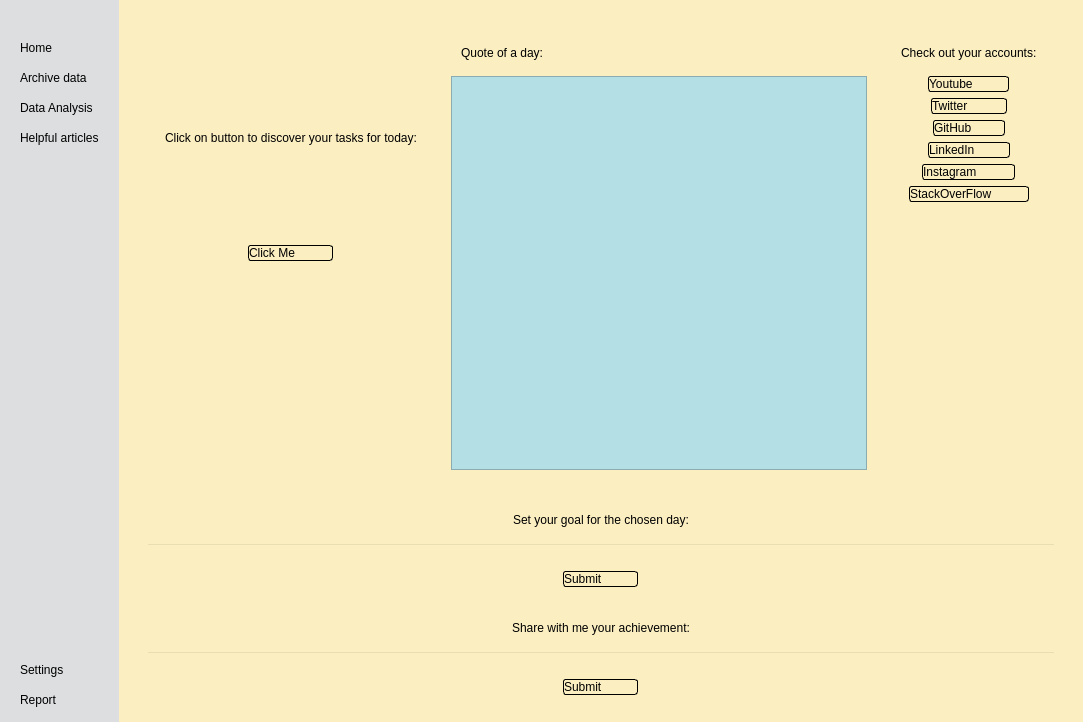
<?xml version="1.0" encoding="UTF-8"?>
<ui version="4.0">
 <class>MainWindow</class>
 <widget class="QMainWindow" name="MainWindow">
  <property name="geometry">
   <rect>
    <x>0</x>
    <y>0</y>
    <width>1083</width>
    <height>722</height>
   </rect>
  </property>
  <property name="sizePolicy">
   <sizepolicy hsizetype="Preferred" vsizetype="Preferred">
    <horstretch>0</horstretch>
    <verstretch>0</verstretch>
   </sizepolicy>
  </property>
  <property name="baseSize">
   <size>
    <width>0</width>
    <height>0</height>
   </size>
  </property>
  <property name="windowTitle">
   <string>MainWindow</string>
  </property>
  <property name="styleSheet">
   <string notr="true">*
{
	background-color: transparent;
}

#centralwidget
{
	background-color: #FBEEC1;
}

#leftMenuContainer
{
	background-color: #DCDEDF;
}

#leftSubContainer QPushButton
{
	text-align: left;
	padding: 5px 10px;
	border-top-left-radius: 10 px;
	border-bottom-left-radius: 10 px;
}

#quoteTextBrow
{
	background-color: #B4DFE5;
}

#mainSubContainer QPushButton
{
	border: 1px solid;
	border-radius: 3px;
	text-align: left;
}
</string>
  </property>
  <widget class="QWidget" name="centralwidget">
   <layout class="QHBoxLayout" name="horizontalLayout">
    <property name="spacing">
     <number>0</number>
    </property>
    <property name="leftMargin">
     <number>0</number>
    </property>
    <property name="topMargin">
     <number>0</number>
    </property>
    <property name="rightMargin">
     <number>0</number>
    </property>
    <property name="bottomMargin">
     <number>0</number>
    </property>
    <item alignment="Qt::AlignLeft">
     <widget class="QWidget" name="leftMenuContainer" native="true">
      <layout class="QVBoxLayout" name="verticalLayout">
       <property name="spacing">
        <number>0</number>
       </property>
       <property name="leftMargin">
        <number>0</number>
       </property>
       <property name="topMargin">
        <number>0</number>
       </property>
       <property name="rightMargin">
        <number>0</number>
       </property>
       <property name="bottomMargin">
        <number>0</number>
       </property>
       <item alignment="Qt::AlignLeft">
        <widget class="QWidget" name="leftSubContainer" native="true">
         <property name="sizePolicy">
          <sizepolicy hsizetype="Preferred" vsizetype="Preferred">
           <horstretch>0</horstretch>
           <verstretch>0</verstretch>
          </sizepolicy>
         </property>
         <layout class="QVBoxLayout" name="verticalLayout_4">
          <property name="spacing">
           <number>0</number>
          </property>
          <property name="leftMargin">
           <number>0</number>
          </property>
          <property name="topMargin">
           <number>0</number>
          </property>
          <property name="rightMargin">
           <number>0</number>
          </property>
          <property name="bottomMargin">
           <number>0</number>
          </property>
          <item alignment="Qt::AlignTop">
           <widget class="QFrame" name="leftTopFrame">
            <property name="frameShape">
             <enum>QFrame::StyledPanel</enum>
            </property>
            <property name="frameShadow">
             <enum>QFrame::Raised</enum>
            </property>
            <layout class="QHBoxLayout" name="horizontalLayout_2">
             <property name="spacing">
              <number>0</number>
             </property>
             <property name="leftMargin">
              <number>0</number>
             </property>
             <property name="topMargin">
              <number>0</number>
             </property>
             <property name="rightMargin">
              <number>0</number>
             </property>
             <property name="bottomMargin">
              <number>0</number>
             </property>
             <item>
              <widget class="QPushButton" name="menuBtn">
               <property name="toolTip">
                <string>Menu</string>
               </property>
               <property name="text">
                <string/>
               </property>
               <property name="icon">
                <iconset resource="resources.qrc">
                 <normaloff>:/icons/icons/6498732_application_list_menu_mobile_smartphone_icon.png</normaloff>:/icons/icons/6498732_application_list_menu_mobile_smartphone_icon.png</iconset>
               </property>
               <property name="iconSize">
                <size>
                 <width>24</width>
                 <height>24</height>
                </size>
               </property>
              </widget>
             </item>
            </layout>
           </widget>
          </item>
          <item alignment="Qt::AlignTop">
           <widget class="QFrame" name="leftCentralFrame">
            <property name="sizePolicy">
             <sizepolicy hsizetype="Preferred" vsizetype="Expanding">
              <horstretch>0</horstretch>
              <verstretch>0</verstretch>
             </sizepolicy>
            </property>
            <property name="frameShape">
             <enum>QFrame::StyledPanel</enum>
            </property>
            <property name="frameShadow">
             <enum>QFrame::Raised</enum>
            </property>
            <layout class="QVBoxLayout" name="verticalLayout_2">
             <item>
              <widget class="QPushButton" name="homeBtn">
               <property name="toolTip">
                <string>Home</string>
               </property>
               <property name="text">
                <string>Home</string>
               </property>
               <property name="icon">
                <iconset resource="resources.qrc">
                 <normaloff>:/icons/icons/icons8-home-64.png</normaloff>:/icons/icons/icons8-home-64.png</iconset>
               </property>
               <property name="iconSize">
                <size>
                 <width>24</width>
                 <height>24</height>
                </size>
               </property>
              </widget>
             </item>
             <item>
              <widget class="QPushButton" name="archiveBtn">
               <property name="toolTip">
                <string>Archive</string>
               </property>
               <property name="text">
                <string>Archive data</string>
               </property>
               <property name="icon">
                <iconset resource="resources.qrc">
                 <normaloff>:/icons/icons/icons8-news-64.png</normaloff>:/icons/icons/icons8-news-64.png</iconset>
               </property>
               <property name="iconSize">
                <size>
                 <width>24</width>
                 <height>24</height>
                </size>
               </property>
              </widget>
             </item>
             <item>
              <widget class="QPushButton" name="dataAnalysisBtn">
               <property name="toolTip">
                <string>Data Analysis</string>
               </property>
               <property name="text">
                <string>Data Analysis</string>
               </property>
               <property name="icon">
                <iconset resource="resources.qrc">
                 <normaloff>:/icons/icons/7549001_user_interface_graph_chart_business_icon.png</normaloff>:/icons/icons/7549001_user_interface_graph_chart_business_icon.png</iconset>
               </property>
               <property name="iconSize">
                <size>
                 <width>24</width>
                 <height>24</height>
                </size>
               </property>
              </widget>
             </item>
             <item>
              <widget class="QPushButton" name="pushButton">
               <property name="text">
                <string>Helpful articles</string>
               </property>
               <property name="icon">
                <iconset resource="resources.qrc">
                 <normaloff>:/icons/icons/icons8-news-64 (1).png</normaloff>:/icons/icons/icons8-news-64 (1).png</iconset>
               </property>
               <property name="iconSize">
                <size>
                 <width>24</width>
                 <height>24</height>
                </size>
               </property>
              </widget>
             </item>
            </layout>
           </widget>
          </item>
          <item>
           <spacer name="verticalSpacer">
            <property name="orientation">
             <enum>Qt::Vertical</enum>
            </property>
            <property name="sizeHint" stdset="0">
             <size>
              <width>20</width>
              <height>40</height>
             </size>
            </property>
           </spacer>
          </item>
          <item alignment="Qt::AlignBottom">
           <widget class="QFrame" name="leftBottomFrame">
            <property name="frameShape">
             <enum>QFrame::StyledPanel</enum>
            </property>
            <property name="frameShadow">
             <enum>QFrame::Raised</enum>
            </property>
            <layout class="QVBoxLayout" name="verticalLayout_3">
             <item>
              <widget class="QPushButton" name="settingsBtn">
               <property name="toolTip">
                <string>Settings</string>
               </property>
               <property name="text">
                <string>Settings</string>
               </property>
               <property name="icon">
                <iconset resource="resources.qrc">
                 <normaloff>:/icons/icons/icons8-settings-64.png</normaloff>:/icons/icons/icons8-settings-64.png</iconset>
               </property>
               <property name="iconSize">
                <size>
                 <width>24</width>
                 <height>24</height>
                </size>
               </property>
              </widget>
             </item>
             <item>
              <widget class="QPushButton" name="reportBtn">
               <property name="toolTip">
                <string>Report</string>
               </property>
               <property name="text">
                <string>Report</string>
               </property>
               <property name="icon">
                <iconset resource="resources.qrc">
                 <normaloff>:/icons/icons/7324045_ui_interface_email_mail_message_icon.png</normaloff>:/icons/icons/7324045_ui_interface_email_mail_message_icon.png</iconset>
               </property>
               <property name="iconSize">
                <size>
                 <width>24</width>
                 <height>24</height>
                </size>
               </property>
              </widget>
             </item>
            </layout>
           </widget>
          </item>
         </layout>
        </widget>
       </item>
      </layout>
     </widget>
    </item>
    <item>
     <widget class="QWidget" name="mainMenuContainer" native="true">
      <property name="sizePolicy">
       <sizepolicy hsizetype="Expanding" vsizetype="Preferred">
        <horstretch>0</horstretch>
        <verstretch>0</verstretch>
       </sizepolicy>
      </property>
      <layout class="QHBoxLayout" name="horizontalLayout_3">
       <item>
        <widget class="QWidget" name="mainSubContainer" native="true">
         <layout class="QVBoxLayout" name="verticalLayout_5">
          <item>
           <widget class="QWidget" name="mainTopWidget" native="true">
            <layout class="QHBoxLayout" name="horizontalLayout_6">
             <item>
              <widget class="QWidget" name="leftSubWidget" native="true">
               <layout class="QVBoxLayout" name="verticalLayout_9">
                <item>
                 <widget class="QFrame" name="mainTopFrame">
                  <property name="frameShape">
                   <enum>QFrame::StyledPanel</enum>
                  </property>
                  <property name="frameShadow">
                   <enum>QFrame::Raised</enum>
                  </property>
                  <layout class="QHBoxLayout" name="horizontalLayout_4">
                   <item>
                    <widget class="QLabel" name="tasksLabel">
                     <property name="text">
                      <string>Click on button to discover your tasks for today:</string>
                     </property>
                    </widget>
                   </item>
                  </layout>
                 </widget>
                </item>
                <item alignment="Qt::AlignHCenter">
                 <widget class="QPushButton" name="getTasksBtn">
                  <property name="minimumSize">
                   <size>
                    <width>85</width>
                    <height>0</height>
                   </size>
                  </property>
                  <property name="text">
                   <string>Click Me</string>
                  </property>
                  <property name="icon">
                   <iconset resource="resources.qrc">
                    <normaloff>:/icons/icons/get.png</normaloff>:/icons/icons/get.png</iconset>
                  </property>
                  <property name="iconSize">
                   <size>
                    <width>24</width>
                    <height>24</height>
                   </size>
                  </property>
                 </widget>
                </item>
                <item>
                 <widget class="QFrame" name="capybara">
                  <property name="frameShape">
                   <enum>QFrame::StyledPanel</enum>
                  </property>
                  <property name="frameShadow">
                   <enum>QFrame::Raised</enum>
                  </property>
                  <layout class="QHBoxLayout" name="horizontalLayout_7">
                   <item>
                    <widget class="QLabel" name="capybara_2">
                     <property name="text">
                      <string/>
                     </property>
                     <property name="pixmap">
                      <pixmap resource="resources.qrc">:/images/images/Знімок екрана 2023-01-08 142920.png</pixmap>
                     </property>
                    </widget>
                   </item>
                  </layout>
                 </widget>
                </item>
               </layout>
              </widget>
             </item>
             <item>
              <widget class="QWidget" name="centralSubWidget" native="true">
               <layout class="QVBoxLayout" name="verticalLayout_12">
                <item>
                 <widget class="QFrame" name="quoteFrame">
                  <property name="frameShape">
                   <enum>QFrame::StyledPanel</enum>
                  </property>
                  <property name="frameShadow">
                   <enum>QFrame::Raised</enum>
                  </property>
                  <layout class="QHBoxLayout" name="horizontalLayout_8">
                   <item>
                    <widget class="QLabel" name="quoteLabel">
                     <property name="text">
                      <string>Quote of a day:</string>
                     </property>
                    </widget>
                   </item>
                  </layout>
                 </widget>
                </item>
                <item>
                 <widget class="QTextBrowser" name="quoteTextBrow"/>
                </item>
               </layout>
              </widget>
             </item>
             <item alignment="Qt::AlignRight">
              <widget class="QWidget" name="rigthSubWidget" native="true">
               <layout class="QVBoxLayout" name="verticalLayout_10">
                <item>
                 <widget class="QFrame" name="accFrame">
                  <property name="frameShape">
                   <enum>QFrame::StyledPanel</enum>
                  </property>
                  <property name="frameShadow">
                   <enum>QFrame::Raised</enum>
                  </property>
                  <layout class="QVBoxLayout" name="verticalLayout_11">
                   <item alignment="Qt::AlignTop">
                    <widget class="QLabel" name="accLabel">
                     <property name="text">
                      <string>Check out your accounts:</string>
                     </property>
                    </widget>
                   </item>
                  </layout>
                 </widget>
                </item>
                <item alignment="Qt::AlignHCenter">
                 <widget class="QPushButton" name="youtubeBtn">
                  <property name="minimumSize">
                   <size>
                    <width>81</width>
                    <height>0</height>
                   </size>
                  </property>
                  <property name="text">
                   <string>Youtube</string>
                  </property>
                  <property name="icon">
                   <iconset resource="resources.qrc">
                    <normaloff>:/icons/icons/icons8-youtube-48.png</normaloff>:/icons/icons/icons8-youtube-48.png</iconset>
                  </property>
                  <property name="iconSize">
                   <size>
                    <width>24</width>
                    <height>24</height>
                   </size>
                  </property>
                 </widget>
                </item>
                <item alignment="Qt::AlignHCenter">
                 <widget class="QPushButton" name="twitterBtn">
                  <property name="minimumSize">
                   <size>
                    <width>76</width>
                    <height>0</height>
                   </size>
                  </property>
                  <property name="text">
                   <string>Twitter</string>
                  </property>
                  <property name="icon">
                   <iconset resource="resources.qrc">
                    <normaloff>:/icons/icons/icons8-twitter-48.png</normaloff>:/icons/icons/icons8-twitter-48.png</iconset>
                  </property>
                  <property name="iconSize">
                   <size>
                    <width>24</width>
                    <height>24</height>
                   </size>
                  </property>
                 </widget>
                </item>
                <item alignment="Qt::AlignHCenter">
                 <widget class="QPushButton" name="githubBtn">
                  <property name="minimumSize">
                   <size>
                    <width>72</width>
                    <height>0</height>
                   </size>
                  </property>
                  <property name="text">
                   <string>GitHub</string>
                  </property>
                  <property name="icon">
                   <iconset resource="resources.qrc">
                    <normaloff>:/icons/icons/icons8-github-48.png</normaloff>:/icons/icons/icons8-github-48.png</iconset>
                  </property>
                  <property name="iconSize">
                   <size>
                    <width>24</width>
                    <height>24</height>
                   </size>
                  </property>
                 </widget>
                </item>
                <item alignment="Qt::AlignHCenter">
                 <widget class="QPushButton" name="linkedinBtn">
                  <property name="minimumSize">
                   <size>
                    <width>82</width>
                    <height>0</height>
                   </size>
                  </property>
                  <property name="text">
                   <string>LinkedIn</string>
                  </property>
                  <property name="icon">
                   <iconset resource="resources.qrc">
                    <normaloff>:/icons/icons/icons8-linkedin-48.png</normaloff>:/icons/icons/icons8-linkedin-48.png</iconset>
                  </property>
                  <property name="iconSize">
                   <size>
                    <width>24</width>
                    <height>24</height>
                   </size>
                  </property>
                 </widget>
                </item>
                <item alignment="Qt::AlignHCenter">
                 <widget class="QPushButton" name="instagramBtn">
                  <property name="minimumSize">
                   <size>
                    <width>93</width>
                    <height>0</height>
                   </size>
                  </property>
                  <property name="text">
                   <string>Instagram</string>
                  </property>
                  <property name="icon">
                   <iconset resource="resources.qrc">
                    <normaloff>:/icons/icons/icons8-instagram-48.png</normaloff>:/icons/icons/icons8-instagram-48.png</iconset>
                  </property>
                  <property name="iconSize">
                   <size>
                    <width>24</width>
                    <height>24</height>
                   </size>
                  </property>
                 </widget>
                </item>
                <item alignment="Qt::AlignHCenter">
                 <widget class="QPushButton" name="stackoverflowBtn">
                  <property name="minimumSize">
                   <size>
                    <width>120</width>
                    <height>0</height>
                   </size>
                  </property>
                  <property name="text">
                   <string>StackOverFlow</string>
                  </property>
                  <property name="icon">
                   <iconset resource="resources.qrc">
                    <normaloff>:/icons/icons/icons8-stack-overflow-48.png</normaloff>:/icons/icons/icons8-stack-overflow-48.png</iconset>
                  </property>
                  <property name="iconSize">
                   <size>
                    <width>24</width>
                    <height>24</height>
                   </size>
                  </property>
                 </widget>
                </item>
                <item>
                 <spacer name="verticalSpacer_2">
                  <property name="orientation">
                   <enum>Qt::Vertical</enum>
                  </property>
                  <property name="sizeHint" stdset="0">
                   <size>
                    <width>20</width>
                    <height>40</height>
                   </size>
                  </property>
                 </spacer>
                </item>
               </layout>
              </widget>
             </item>
            </layout>
           </widget>
          </item>
          <item alignment="Qt::AlignBottom">
           <widget class="QWidget" name="mainCentralWidget" native="true">
            <layout class="QVBoxLayout" name="verticalLayout_7">
             <item>
              <widget class="QFrame" name="mainCentralFrame">
               <property name="frameShape">
                <enum>QFrame::StyledPanel</enum>
               </property>
               <property name="frameShadow">
                <enum>QFrame::Raised</enum>
               </property>
               <layout class="QVBoxLayout" name="verticalLayout_8">
                <item>
                 <widget class="QLabel" name="goalLabel">
                  <property name="text">
                   <string>Set your goal for the chosen day:</string>
                  </property>
                  <property name="alignment">
                   <set>Qt::AlignCenter</set>
                  </property>
                 </widget>
                </item>
               </layout>
              </widget>
             </item>
             <item>
              <widget class="QLineEdit" name="goalLineEdit"/>
             </item>
             <item alignment="Qt::AlignHCenter">
              <widget class="QPushButton" name="mainCentralBtn">
               <property name="minimumSize">
                <size>
                 <width>75</width>
                 <height>0</height>
                </size>
               </property>
               <property name="text">
                <string>Submit</string>
               </property>
               <property name="icon">
                <iconset resource="resources.qrc">
                 <normaloff>:/icons/icons/sumbit.png</normaloff>:/icons/icons/sumbit.png</iconset>
               </property>
               <property name="iconSize">
                <size>
                 <width>24</width>
                 <height>24</height>
                </size>
               </property>
              </widget>
             </item>
            </layout>
           </widget>
          </item>
          <item>
           <widget class="QWidget" name="mainBottomWidget" native="true">
            <layout class="QVBoxLayout" name="verticalLayout_6">
             <item>
              <widget class="QFrame" name="mainBottomFrame">
               <property name="frameShape">
                <enum>QFrame::StyledPanel</enum>
               </property>
               <property name="frameShadow">
                <enum>QFrame::Raised</enum>
               </property>
               <layout class="QHBoxLayout" name="horizontalLayout_5">
                <item>
                 <widget class="QLabel" name="achLabel">
                  <property name="text">
                   <string>Share with me your achievement:</string>
                  </property>
                  <property name="alignment">
                   <set>Qt::AlignCenter</set>
                  </property>
                 </widget>
                </item>
               </layout>
              </widget>
             </item>
             <item>
              <widget class="QLineEdit" name="achLineEdit"/>
             </item>
             <item alignment="Qt::AlignHCenter">
              <widget class="QPushButton" name="mainBottomBtn">
               <property name="minimumSize">
                <size>
                 <width>75</width>
                 <height>0</height>
                </size>
               </property>
               <property name="text">
                <string>Submit</string>
               </property>
               <property name="icon">
                <iconset resource="resources.qrc">
                 <normaloff>:/icons/icons/sumbit.png</normaloff>:/icons/icons/sumbit.png</iconset>
               </property>
               <property name="iconSize">
                <size>
                 <width>24</width>
                 <height>24</height>
                </size>
               </property>
              </widget>
             </item>
            </layout>
           </widget>
          </item>
         </layout>
        </widget>
       </item>
      </layout>
     </widget>
    </item>
   </layout>
  </widget>
 </widget>
 <resources>
  <include location="resources.qrc"/>
 </resources>
 <connections/>
</ui>
